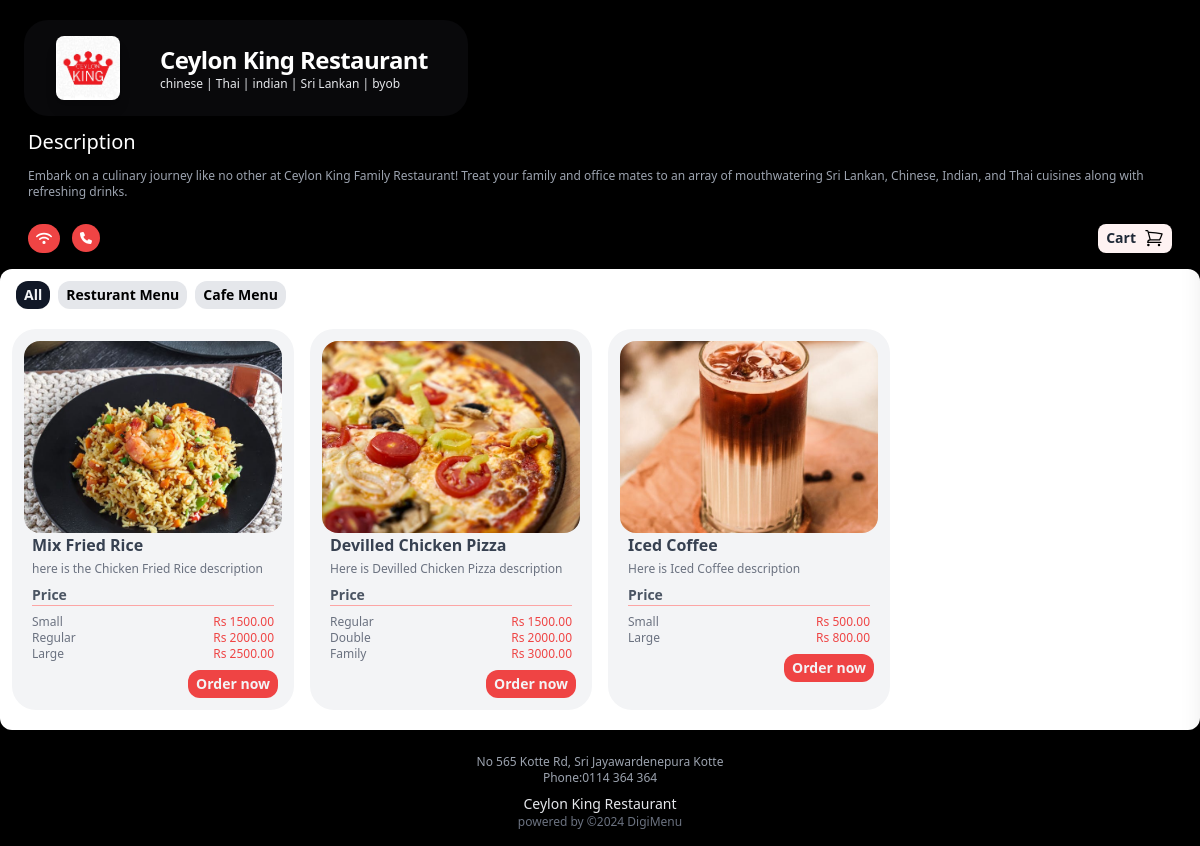
Screenshot of /app/1/ with the database file from the repository.
### main/models.py (models this page shows, shortened)
class Profile(models.Model):
	user = models.OneToOneField(User, on_delete=models.CASCADE)
	phone = models.CharField(max_length=20, blank=True)
	address1 = models.CharField(max_length=200, blank=True)
	resturant_name = models.CharField(max_length=200, blank=True)
	resturant_slogan = models.CharField(max_length=200, blank=True)
	image = models.ImageField(upload_to='uploads/product/',blank=True, null=True )
	description = models.CharField(max_length=400, default='0', blank=True, null=True)
	city = models.CharField(max_length=200, blank=True)
	zipcode = models.CharField(max_length=200, blank=True)
	country = models.CharField(max_length=200, blank=True)

class Menu(models.Model):
	user = models.ForeignKey(User, on_delete=models.CASCADE)
	name = models.CharField(max_length=50)

class Product(models.Model):
    name = models.CharField(max_length=100)
    menu = models.ForeignKey(Menu, on_delete=models.CASCADE, default=1)
    description = models.CharField(max_length=250, default='0', blank=True, null=True)
    image = models.ImageField(upload_to='uploads/product/', blank=True, null=True)

class Portion(models.Model):
    product = models.ForeignKey(Product, on_delete=models.CASCADE, related_name='portions')
    name = models.CharField(max_length=100)
    price = models.DecimalField(default=0, decimal_places=2, max_digits=6)

### main/views.py (the view)
# urls.py: path('<int:resturant_id>/', views.menuhome, name='menuhome'),
def menuhome(request, resturant_id, menu_id=None):
    profile = get_object_or_404(Profile, id=resturant_id)
    if menu_id:
        current_menu = get_object_or_404(Menu, user=profile.user, id=menu_id)
        products = Product.objects.filter(menu=current_menu)
        active_view = 'menu'
    else:
        products = Product.objects.filter(menu__user=profile.user)
        active_view = 'all'
    product_ids = products.values_list('id', flat=True)
    portions = Portion.objects.filter(product_id__in=product_ids)
    context = {
        'products': products,
        'portions': portions,
        'active_view': active_view,
    }
    if menu_id:
        context['menu_id'] = current_menu.id
    return render(request, 'all.html', context)

### cart/cart.py (called while the page is built)
    def cart_total(self, app_id):
        self.session_key = f'app_{app_id}_cart'
        self.cart = self.session.get(self.session_key, {})
        portion_ids = self.cart.keys()
        portions = Portion.objects.filter(id__in=portion_ids)
        quantities = self.cart
        total = 0
        for key, value in quantities.items():
            key = int(key)
            for portion in portions:
                if portion.id == key:
                    total = total + (portion.price * value)
        return total

    def __len__(self):
        return len(self.cart)

    def get_prods(self):
        portion_ids = self.cart.keys()
        portions = Portion.objects.filter(id__in=portion_ids)
        return portions

    def get_quants(self):
        return self.cart

### cart/context_processors.py (called while the page is built)
def cart_items(request):
    app_id = request.resolver_match.kwargs.get('resturant_id')
    cart = Cart(request, app_id)
    return {
        'cart_products': cart.get_prods(),
        'quantities': cart.get_quants(),
        'total_items': cart.__len__(),
        'totals': cart.cart_total(app_id),
    }

### main/context_processors.py (called while the page is built)
def resturant(request):
    resturant_id = request.resolver_match.kwargs.get('resturant_id', None)
    if resturant_id:
        profile = get_object_or_404(Profile, id=resturant_id)
        menus = Menu.objects.filter(user=profile.user)
        return {
            'menus': menus,
            'resturant': profile,
        }
    return {}

### main/templates/all.html
{% extends 'mainbase.html' %}
{% load static %}
{% block content %}
<div class=" justify-center my-3 mx-1 ">
  <div >
    <ul  class="grid lg:grid-cols-4 md:grid-cols-3 sm:grid-cols-1">
      {% for product in products %}
      <li class="flex-col m-2 bg-gray-100 rounded-3xl p-3">
        <div class="h-24 w-120 h-48 flex-shrink-0 overflow-hidden ">
          <img src="{{product.image.url}}" alt="{{product.name}}" class="h-full w-full object-cover rounded-2xl object-center">
        </div>
        <h3 class="text-gray-700 font-bold px-2">
          {{product.name}}
        </h3>
        <p class="px-2 mt-1 text-xs text-gray-500">{{product.description}}</p>
        <h4 class="font-semibold text-sm text-gray-600 mt-2 mx-2">Price</h4>
        <div class=" border-t border-red-300 mx-2">
          <div class="justify-between items-center my-2">
            {% for portion in product.portions.all %}
              <div class="flex justify-between items-end text-gray-500">
                <p class="text-xs">{{ portion.name }}</p>
                <p class="text-red-500 text-xs">Rs {{ portion.price }}</p>
              </div>
            {% empty %}
              <p>No portions available.</p>
            {% endfor %}
                  </div>
        </div>
        <div class="flex flex-row justify-end mx-1">
          <a href="{% url 'product' resturant.id product.id %}" class="bg-red-500 text-gray-100 px-2 py-1 rounded-xl text-sm font-bold">Order now</span></a>
        </div>
      </li>
      {% endfor %}
    </ul>
  </div>
</div>
{% endblock %}

### main/templates/mainheader.html (shortened to what this page needs)
{% load static %}
<div class=" pt-2 p-6 flex flex-col " style="background-color: #000000;" >
  <div class="">
    <div class="">
      <div class="flex mt-3 bg-zinc-950 max-w-fit justify-center items-center rounded-3xl px-4">
        <img src="{{resturant.image.url}}" alt="Company Logo" class="w-16 h-16 m-4 rounded-lg shadow-lg">
        <div class="flex flex-col  justify-center ">
          <p class=" text-3xl mx-6 mt-3 text-left font-bold tracking-tight text-white sm:text-2xl">{{resturant.resturant_name}}</p>
          <p class="text-xs ml-6 mb-3 text-left text-gray-200">{{resturant.resturant_slogan}}</p>
          </div>
      </div>
      <h1 class="text-white text-xl px-1 my-3 ">Description</h1>
      <p class="text-gray-400 text-xs mx-1 mb-6">{{resturant.description}}</p>
      <nav class="flex flex-row px-1 pb-3 w-full justify-between ">
        <div class="flex justify-center items-center flex-row">
          <button class="flex bg-red-500 rounded-3xl p-2 mr-2">
          </button>
          <a href="https://wa.me/{{resturant.phone}}" class="flex mx-1 bg-red-500 rounded-3xl p-2 mr-2">
          </a>
        </div>
        <button id="toggleButton" class="relative bg-red-50 rounded-lg flex flex-row px-2 justify-center items-center">
          <P class="text-gray-800 text-sm font-bold mr-2">Cart</P>
          </div>
    </div>
  </div>

### main/templates/tabs.html
{% load static %}
<div class="mt-3">
  <div class="flex justify-start mx-3 ">
    <a href="{% url 'menuhome' resturant.id %}"
    class=" px-2 py-1 mx-1 text-sm font-bold rounded-xl text-black {% if active_view == 'all' %}
    bg-gray-900 text-gray-100 {% else %} bg-gray-200
    {% endif %}">All
    </a>
    {% for menu in menus %}
    <a href="{% url 'menu' resturant.id menu.id %}"
       class=" px-2 py-1 mx-1 text-sm font-bold rounded-xl {% if menu.id == menu_id %}bg-gray-900 text-gray-100{% else %}bg-gray-200 text-black{% endif %}">
        {{ menu.name }}   Menu
    </a>
    {% endfor %}
  </div>
</div>

### main/templates/mainfooter.html
<footer class="bg-black py-4">
    <div class="container mx-auto px-4 flex flex-col items-center justify-center">
      <p class="text-gray-400 text-xs mt-2">No 565 Kotte Rd, Sri Jayawardenepura Kotte </p>
      <p class="text-gray-400 text-xs">Phone:0114 364 364 </p>
      <p class="text-gray-200 text-sm pt-2">{{resturant.resturant_name}}</p>
      <p class="text-gray-500 text-xs text-center">powered by <a href="#" class="text-gray-500">©2024 DigiMenu</a></p>
    </footer>

### rows the page displays
Profile: image (picture), resturant_name "Ceylon King Restaurant", resturant_slogan "chinese | Thai | indian | Sri Lankan | byob", description "Embark on a culinary journey like no other at Ceylon King Family Restaurant! Treat your family and office mates to an array of mouthwatering Sri Lankan, Chinese, Indian, and Thai cuisines along with refreshing drinks."
Menu: name "Resturant"
Menu: name "Cafe"
Product: image (picture), name "Mix Fried Rice", description "here is the Chicken Fried Rice description"
Portion: name "Small", price "1500.00"
Portion: name "Regular", price "2000.00"
Portion: name "Large", price "2500.00"
Product: image (picture), name "Devilled Chicken Pizza", description "Here is Devilled Chicken Pizza description"
Portion: name "Regular", price "1500.00"
Portion: name "Double", price "2000.00"
Portion: name "Family", price "3000.00"
Product: image (picture), name "Iced Coffee", description "Here is Iced Coffee description"
Portion: name "Small", price "500.00"
Portion: name "Large", price "800.00"
